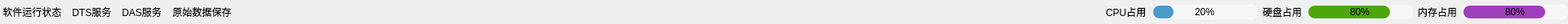
<?xml version="1.0" encoding="UTF-8"?>
<ui version="4.0">
 <class>StatusWidget</class>
 <widget class="QWidget" name="StatusWidget">
  <property name="geometry">
   <rect>
    <x>0</x>
    <y>0</y>
    <width>1920</width>
    <height>30</height>
   </rect>
  </property>
  <property name="minimumSize">
   <size>
    <width>0</width>
    <height>30</height>
   </size>
  </property>
  <property name="windowTitle">
   <string>Form</string>
  </property>
  <layout class="QHBoxLayout" name="horizontalLayout">
   <property name="leftMargin">
    <number>0</number>
   </property>
   <property name="topMargin">
    <number>0</number>
   </property>
   <property name="rightMargin">
    <number>0</number>
   </property>
   <property name="bottomMargin">
    <number>0</number>
   </property>
   <item>
    <widget class="QLabel" name="label_RunStatus">
     <property name="sizePolicy">
      <sizepolicy hsizetype="Preferred" vsizetype="Preferred">
       <horstretch>0</horstretch>
       <verstretch>0</verstretch>
      </sizepolicy>
     </property>
     <property name="minimumSize">
      <size>
       <width>0</width>
       <height>26</height>
      </size>
     </property>
     <property name="maximumSize">
      <size>
       <width>16777215</width>
       <height>26</height>
      </size>
     </property>
     <property name="styleSheet">
      <string notr="true"/>
     </property>
     <property name="text">
      <string> 软件运行状态 </string>
     </property>
     <property name="alignment">
      <set>Qt::AlignLeading|Qt::AlignLeft|Qt::AlignVCenter</set>
     </property>
     <property name="wordWrap">
      <bool>false</bool>
     </property>
    </widget>
   </item>
   <item>
    <widget class="QLabel" name="label_DTS">
     <property name="minimumSize">
      <size>
       <width>0</width>
       <height>26</height>
      </size>
     </property>
     <property name="maximumSize">
      <size>
       <width>16777215</width>
       <height>26</height>
      </size>
     </property>
     <property name="styleSheet">
      <string notr="true"/>
     </property>
     <property name="text">
      <string> DTS服务 </string>
     </property>
    </widget>
   </item>
   <item>
    <widget class="QLabel" name="label_DAS">
     <property name="minimumSize">
      <size>
       <width>0</width>
       <height>26</height>
      </size>
     </property>
     <property name="maximumSize">
      <size>
       <width>16777215</width>
       <height>26</height>
      </size>
     </property>
     <property name="styleSheet">
      <string notr="true"/>
     </property>
     <property name="text">
      <string> DAS服务 </string>
     </property>
    </widget>
   </item>
   <item>
    <widget class="QLabel" name="label_fileSave">
     <property name="minimumSize">
      <size>
       <width>0</width>
       <height>26</height>
      </size>
     </property>
     <property name="maximumSize">
      <size>
       <width>16777215</width>
       <height>26</height>
      </size>
     </property>
     <property name="styleSheet">
      <string notr="true"/>
     </property>
     <property name="text">
      <string> 原始数据保存 </string>
     </property>
    </widget>
   </item>
   <item>
    <spacer name="horizontalSpacer_2">
     <property name="orientation">
      <enum>Qt::Horizontal</enum>
     </property>
     <property name="sizeHint" stdset="0">
      <size>
       <width>1034</width>
       <height>9</height>
      </size>
     </property>
    </spacer>
   </item>
   <item>
    <widget class="QLabel" name="label">
     <property name="styleSheet">
      <string notr="true"/>
     </property>
     <property name="text">
      <string>CPU占用</string>
     </property>
    </widget>
   </item>
   <item>
    <widget class="QProgressBar" name="progressBar_cpu">
     <property name="maximumSize">
      <size>
       <width>130</width>
       <height>20</height>
      </size>
     </property>
     <property name="styleSheet">
      <string notr="true">QProgressBar {
border: 2px solid rgba(255, 255, 255, 0.2);
border-radius: 8px;
background-color:rgba(255,255,255,0.4);
text-align: center;
color: #000000;
}

QProgressBar::chunk {
background-color:rgba(31,133,191,0.8);
border-bottom-right-radius:8px; 
border-bottom-left-radius:8px;
border-top-right-radius:8px; 
border-top-left-radius:8px;
}

</string>
     </property>
     <property name="value">
      <number>20</number>
     </property>
    </widget>
   </item>
   <item>
    <widget class="QLabel" name="label_11">
     <property name="styleSheet">
      <string notr="true"/>
     </property>
     <property name="text">
      <string>硬盘占用</string>
     </property>
    </widget>
   </item>
   <item>
    <widget class="QProgressBar" name="progressBar_disk">
     <property name="maximumSize">
      <size>
       <width>130</width>
       <height>20</height>
      </size>
     </property>
     <property name="styleSheet">
      <string notr="true">QProgressBar {
border: 2px solid rgba(255, 255, 255, 0.2);
border-radius: 8px;
background-color: rgba(255,255,255,0.4);
text-align: center;
color: #000000;
}

QProgressBar::chunk {
background-color: rgba(77,166,12);
border-bottom-right-radius:8px; 
border-bottom-left-radius:8px;
border-top-right-radius:8px; 
border-top-left-radius:8px;
}

</string>
     </property>
     <property name="value">
      <number>80</number>
     </property>
    </widget>
   </item>
   <item>
    <widget class="QLabel" name="label_12">
     <property name="styleSheet">
      <string notr="true"/>
     </property>
     <property name="text">
      <string>内存占用</string>
     </property>
    </widget>
   </item>
   <item>
    <widget class="QProgressBar" name="progressBar_mem">
     <property name="maximumSize">
      <size>
       <width>130</width>
       <height>20</height>
      </size>
     </property>
     <property name="styleSheet">
      <string notr="true">QProgressBar {
border: 2px solid rgba(255, 255, 255, 0.2);
border-radius: 8px;
background-color:rgba(255,255,255,0.4);
text-align: center;
color: #000000;
}

QProgressBar::chunk {
background-color:rgba(139,18,174,0.8);
border-bottom-right-radius:8px; 
border-bottom-left-radius:8px;
border-top-right-radius:8px; 
border-top-left-radius:8px;
}

</string>
     </property>
     <property name="value">
      <number>80</number>
     </property>
    </widget>
   </item>
  </layout>
 </widget>
 <resources/>
 <connections/>
</ui>
